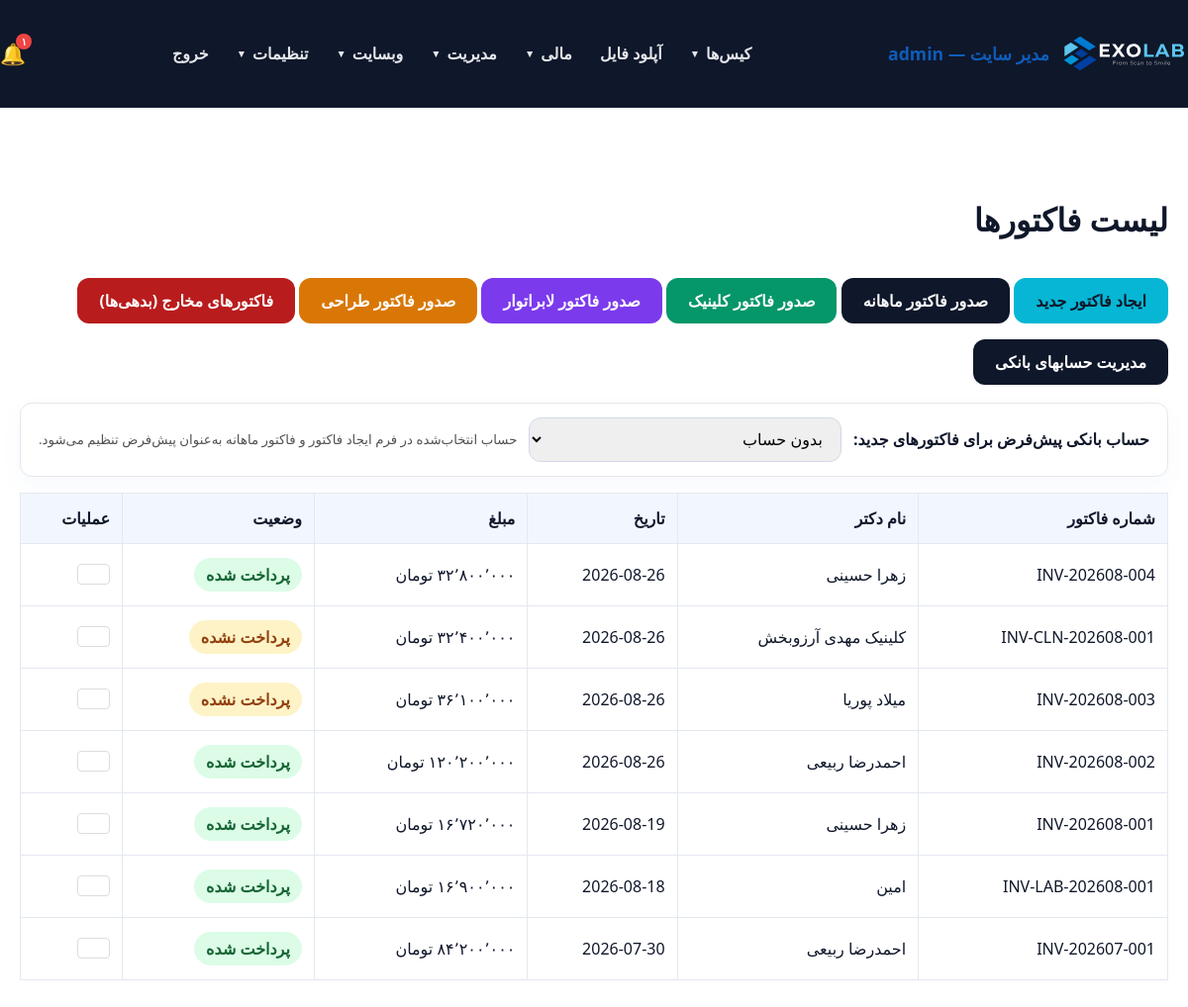
The app's page /panel/invoices.php (signed in) with its own data.
### tables this page shows
CREATE TABLE `users` (
  `id` int(11) NOT NULL AUTO_INCREMENT,
  `username` varchar(100) NOT NULL,
  `password_hash` varchar(255) NOT NULL,
  `full_name` varchar(255) NOT NULL,
  `email` varchar(255) DEFAULT NULL,
  `phone` varchar(20) DEFAULT NULL,
  `role` enum('admin','doctor','staff','secretary','designer','technician','operator','powder','courier','finance','outsource_lab','customer_lab','partner_lab','clinic','branch_admin') NOT NULL DEFAULT 'staff',
  `branch_id` int(11) DEFAULT NULL,
  `clinic_id` int(11) DEFAULT NULL,
  `lab_id` int(11) DEFAULT NULL,
  `is_designer` tinyint(1) NOT NULL DEFAULT 0,
  `is_default_designer` tinyint(1) NOT NULL DEFAULT 0,
  `active` tinyint(1) DEFAULT 1,
  `last_login` datetime DEFAULT NULL,
  `created_at` datetime DEFAULT current_timestamp(),
  `updated_at` datetime DEFAULT current_timestamp() ON UPDATE current_timestamp(),
  `notes` text DEFAULT NULL,
  PRIMARY KEY (`id`),
  UNIQUE KEY `username` (`username`),
  KEY `idx_users_clinic_id` (`clinic_id`),
  KEY `idx_users_is_designer` (`is_designer`),
  CONSTRAINT `fk_users_clinic` FOREIGN KEY (`clinic_id`) REFERENCES `users` (`id`) ON DELETE SET NULL ON UPDATE CASCADE
);

CREATE TABLE `doctor_invoices` (
  `id` int(11) NOT NULL AUTO_INCREMENT,
  `branch_id` int(11) DEFAULT NULL,
  `invoice_number` varchar(50) NOT NULL,
  `doctor_id` int(11) DEFAULT NULL,
  `doctor_name` varchar(255) NOT NULL,
  `doctor_phone` varchar(20) DEFAULT NULL,
  `doctor_email` varchar(120) DEFAULT NULL,
  `total_amount` decimal(15,2) DEFAULT NULL,
  `payment_status` varchar(20) DEFAULT 'unpaid',
  `invoice_date` date DEFAULT NULL,
  `due_date` date DEFAULT NULL,
  `notes` text DEFAULT NULL,
  `bank_account_id` int(11) DEFAULT NULL,
  `created_at` datetime DEFAULT current_timestamp(),
  `updated_at` datetime DEFAULT current_timestamp() ON UPDATE current_timestamp(),
  PRIMARY KEY (`id`),
  UNIQUE KEY `invoice_number` (`invoice_number`),
  KEY `fk_invoices_user` (`doctor_id`),
  KEY `fk_invoice_bank_account` (`bank_account_id`),
  CONSTRAINT `fk_invoices_user` FOREIGN KEY (`doctor_id`) REFERENCES `users` (`id`) ON UPDATE CASCADE
);

### panel/db.php (called while the page is built, shortened)
<?php
function db() {
    static $pdo = null;
    if ($pdo === null) {
        $pdo = Connection::getInstance();
    }
    return $pdo;
}
function getUnreadNotificationCount(int $userId): int {
    $stmt = db()->prepare('SELECT COUNT(*) FROM notifications WHERE user_id = ? AND is_read = 0');
    $stmt->execute([$userId]);
    return (int) $stmt->fetchColumn();
}

### includes/helpers.php (called while the page is built, shortened)
<?php
require_once __DIR__ . '/icons.php';
function toPersianDigits($input) {
    $numbers = ['0','1','2','3','4','5','6','7','8','9'];
    $persian = ['۰','۱','۲','۳','۴','۵','۶','۷','۸','۹'];
    return str_replace($numbers, $persian, $input);
}
function formatAmountToman($value) {
    $clean = preg_replace('/[^\d\.\-]/', '', (string) $value);
    $formatted = number_format((float) round($clean), 0, '.', ',');
    $formatted = str_replace(',', '٬', $formatted);
    return toPersianDigits($formatted) . ' تومان';
}

### panel/invoices.php (the view, shortened to what this page needs)
<?php
require_once __DIR__ . '/auth.php';
require_login();
$user = current_user();
$isAdmin = is_admin();
$isDoctor = ($user['role'] === 'doctor');
$isDesigner = ($user['role'] === 'designer');
$isLab = in_array($user['role'] ?? '', ['outsource_lab', 'partner_lab', 'customer_lab', 'lab'], true);
$isOwnView = $isDoctor || $isDesigner || $isLab;
$doctorId = $isDoctor ? $user['id'] : null;
if ($isDesigner || $isLab) {
    if (!has_permission('view_own_invoices') && !has_permission('view_invoices') && !is_admin()) {
        http_response_code(403);
        die('دسترسی غیرمجاز');
    }
    $invoices = $isDesigner
        ? getInvoicesForDesigner((int) $user['id'])
        : getInvoicesForLab((int) $user['id']);
} else {
    $invBranchFilter = '';
    $invBranchParams = [];
    if ($isDoctor) {
        $invoices = getInvoicesForDoctor($doctorId);
    } else {
        $stmt = db()->prepare(
            "SELECT i.*, COALESCE(u.full_name, i.doctor_name) AS doctor_name
             FROM doctor_invoices i
             LEFT JOIN users u ON i.doctor_id = u.id
             WHERE 1=1{$invBranchFilter}
             ORDER BY i.invoice_date DESC, i.id DESC"
        );
        $stmt->execute($invBranchParams);
        $invoices = $stmt->fetchAll();
    }
}
$pdfFile = $isDesigner ? 'designer_invoice_pdf.php' : ($isLab ? 'outsource_invoice_pdf.php' : 'invoice_pdf.php');
panel_layout_start($isOwnView ? 'فاکتورهای من' : 'لیست فاکتورها');
?>
<?php if ($isAdmin): ?>
<div style="margin-bottom: 18px; display: flex; gap: 10px; flex-wrap: wrap; justify-content: space-between; align-items: center;">
    <div>
        <a class="btn" href="invoice_form.php">ایجاد فاکتور جدید</a>
        <a class="btn" href="generate_invoice.php" style="background: #0F172A; color: #fff;">صدور فاکتور ماهانه</a>
        <a class="btn" href="generate_clinic_invoice.php" style="background: #059669; color: #fff;">صدور فاکتور کلینیک</a>
        <a class="btn" href="generate_lab_invoice.php" style="background: #7c3aed; color: #fff;">صدور فاکتور لابراتوار</a>
        <a class="btn" href="designer_invoices.php" style="background: #d97706; color: #fff;">صدور فاکتور طراحی</a>
        <a class="btn" href="expenses.php" style="background: #b91c1c; color: #fff;">فاکتورهای مخارج (بدهی‌ها)</a>
        <a class="btn" href="bank_accounts.php" style="background: #0F172A; color: #fff;">مدیریت حسابهای بانکی</a>
    </div>
</div>
<?php endif; ?>
<?php if ($isAdmin): ?>
<div class="form-card" style="margin-bottom: 16px; padding: 14px 18px; display: flex; align-items: center; gap: 12px; flex-wrap: wrap;">
    <strong>حساب بانکی پیش‌فرض برای فاکتورهای جدید:</strong>
    <select id="default-bank-account" style="width: auto; flex: 1; min-width: 200px;" onchange="setDefaultBankAccount(this.value)">
        <option value="">بدون حساب</option>
    </select>
    <small style="color: #525252;">حساب انتخاب‌شده در فرم ایجاد فاکتور و فاکتور ماهانه به‌عنوان پیش‌فرض تنظیم می‌شود.</small>
</div>
<?php endif; ?>
<table class="datatable display" data-order="<?= $isAdmin ? 2 : 1 ?>">
    <thead>
    <tr>
        <th>شماره فاکتور</th>
        <?php if ($isAdmin): ?><th>نام دکتر</th><?php endif; ?>
        <th>تاریخ</th>
        <th>مبلغ</th>
        <th>وضعیت</th>
        <th>عملیات</th>
    </tr>
    </thead>
    <tbody>
    <?php foreach ($invoices as $invoice): ?>
        <tr>
            <td><?= htmlspecialchars($invoice['invoice_number']) ?></td>
            <?php if ($isAdmin): ?><td><?= htmlspecialchars($invoice['doctor_name']) ?></td><?php endif; ?>
            <td data-sort="<?= htmlspecialchars($invoice['invoice_date']) ?>"><?= toJalaliDateFormatted($invoice['invoice_date']) ?></td>
            <td data-sort="<?= (float)$invoice['total_amount'] ?>"><?= formatAmountToman($invoice['total_amount']) ?></td>
            <td><span class="badge" style="background: <?= $invoice['payment_status'] === 'paid' ? '#dcfce7' : '#fef3c7' ?>; color: <?= $invoice['payment_status'] === 'paid' ? '#166534' : '#92400e' ?>;">
                <?= $invoice['payment_status'] === 'paid' ? 'پرداخت شده' : 'پرداخت نشده' ?>
            </span></td>
            <td class="actions">
                <?php if ($isAdmin):
                    $pdfLink = '<a class="action-icon" href="invoice_pdf.php?id=' . $invoice['id'] . '" target="_blank">' . svg_icon('pdf', 'icon-sm') . '</a>';
                    echo action_dropdown(null, 'invoice_form.php?id=' . $invoice['id'], 'delete_invoice.php', $invoice['id'], $pdfLink);
                else: ?>
                    <a class="btn" href="<?= $pdfFile ?>?id=<?= $invoice['id'] ?>" target="_blank">PDF</a>
                <?php endif; ?>
            </td>
        </tr>
    <?php endforeach; ?>
    </tbody>
</table>
<?php panel_layout_end(); ?>

### panel/auth.php (shortened to what this page needs)
<?php
require_once __DIR__ . '/db.php';
require_once __DIR__ . '/../includes/helpers.php';
function current_user() {
    static $user = null;
    if ($user !== null) return $user;
    $stmt = db()->prepare('SELECT * FROM users WHERE id = ? AND active = 1 LIMIT 1');
    $stmt->execute([(int)$_SESSION[USER_SESSION_KEY]]);
    $user = $stmt->fetch();
    return $user;
}
function is_logged_in() {
    return current_user() !== null;
}
function is_admin(): bool {
    $user = current_user();
    return $user['role'] === 'admin' || $user['role'] === 'branch_admin';
}
function is_root_admin(): bool {
    $user = current_user();
    return $user && $user['role'] === 'admin';
}
function is_branch_scoped(): bool {
    $user = current_user();
    if ($user['role'] === 'admin') return false;
    return !empty($user['branch_id']);
}
function has_permission($permission) {
    $user = current_user();
    $perms = $GLOBALS['role_permissions'][$user['role']] ?? [];
    return in_array('*', $perms) || in_array($permission, $perms);
}
function require_login() {
    if (!is_logged_in()) {
        $target = getLoginRedirectUrl();
        if ($target !== '') {
            $_SESSION['login_redirect'] = $target;
        }
        header('Location: login.php');
        exit;
    }
}
function panel_layout_start($title = 'پنل مدیریت') {
    $user = current_user();
    ?>
    <!DOCTYPE html>
    <html lang="fa" dir="rtl">
    <head>
        <link rel="stylesheet" href="../assets/css/style.css">
        <link rel="stylesheet" href="../assets/css/datatables.min.css">
    </head>
    <body>
    <header class="site-header">
        <div class="container" style="justify-content: space-between;">
            <a class="brand" href="dashboard.php">
                <img src="../assets/icons/EXOLAB_LOGO_HORIZENTAL.svg" alt="EXOLAB" class="site-logo">
                <span><?= $user ? htmlspecialchars($user['full_name']) . ' — ' . $user['role'] : 'پنل' ?></span>
            </a>
            <nav class="site-nav" id="siteNav">
                <?php
                $navCanCases  = has_permission('view_all_cases') || has_permission('view_own_cases') || has_permission('view_assigned_cases') || has_permission('view_clinic_cases') || has_role('designer');
                $navCanUpload = $user && in_array($user['role'] ?? '', ['doctor', 'designer', 'admin', 'clinic', 'lab', 'outsource_lab', 'customer_lab', 'partner_lab'], true);
                $navCanInv    = has_permission('view_invoices') || has_permission('view_clinic_invoices') || has_permission('view_own_invoices') || is_admin();
                $navCanPay    = has_permission('view_own_payments') || has_permission('view_clinic_payments') || has_permission('view_payments') || is_admin();
                $navIsAdmin   = is_admin();
                $navIsRoot    = is_root_admin();
                ?>
                <?php if ($navCanCases): ?>
                    <div class="nav-group">
                        <button type="button" class="nav-group-toggle" onclick="toggleNavGroup(this)">کیس‌ها <span class="caret">▼</span></button>
                    </div>
                <?php endif; ?>
                <?php if ($navCanUpload): ?>
                    <a class="nav-link" href="uploads.php">آپلود فایل</a>
                <?php endif; ?>
                <?php if ($navCanInv || $navCanPay || $navIsAdmin): ?>
                    <div class="nav-group">
                        <button type="button" class="nav-group-toggle" onclick="toggleNavGroup(this)">مالی <span class="caret">▼</span></button>
                    </div>
                <?php endif; ?>
                <?php if ($navIsAdmin): ?>
                    <div class="nav-group">
                        <button type="button" class="nav-group-toggle" onclick="toggleNavGroup(this)">مدیریت <span class="caret">▼</span></button>
                    </div>
                    <div class="nav-group">
                        <button type="button" class="nav-group-toggle" onclick="toggleNavGroup(this)">وبسایت <span class="caret">▼</span></button>
                    </div>
                <?php endif; ?>
                <?php if ($navIsRoot || $user): ?>
                    <div class="nav-group">
                        <button type="button" class="nav-group-toggle" onclick="toggleNavGroup(this)">تنظیمات <span class="caret">▼</span></button>
                    </div>
                <?php endif; ?>
                <a class="nav-link" href="logout.php">خروج</a>
            </nav>
            <?php if ($user): $notifCount = getUnreadNotificationCount($user['id']); ?>
                <a href="notifications.php" class="notif-bell" style="position:relative; color:#fff; text-decoration:none; font-size:1.3rem; margin-right:10px;">
                    🔔
                    <?php if ($notifCount > 0): ?>
                        <span style="position:absolute; top:-6px; right:-6px; background:#ef4444; color:#fff; font-size:0.65rem; padding:1px 5px; border-radius:50%; font-weight:bold;"><?= toPersianDigits($notifCount > 99 ? '99+' : $notifCount) ?></span>
                    <?php endif; ?>
                </a>
            <?php endif; ?>
        </div>
    </header>
    <main class="section">
        <div class="container">
            <h2><?= htmlspecialchars($title) ?></h2>
    <?php
}
function panel_layout_end() {
    ?>
        </div>
    </main>
    </body>
    </html>
    <?php
}

### assets/css/style.css (style rules this page uses)
body { margin: 0; font-family: 'Segoe UI', Tahoma, Geneva, Verdana, sans-serif; background: #FFFFFF; color: #0F172A; direction: rtl; text-align: right; }
a { color: #0f5cba; text-decoration: none; }
.container { max-width: 1480px; margin: 0 auto; padding: 0 20px; }
.site-header { background: #0F172A; color: #ffffff; position: sticky; top: 0; z-index: 10; border-bottom: 1px solid rgba(255, 255, 255, 0.06); }
.site-header .container { display: flex; align-items: center; justify-content: space-between; flex-wrap: wrap; gap: 12px; padding: 18px 0; }
.brand { display: flex; align-items: center; gap: 12px; font-size: 1.1rem; font-weight: 700; }
.site-logo { height: 72px; display: inline-block; }
.site-nav { display: flex; align-items: center; gap: 4px; flex-wrap: wrap; }
.site-nav a, .nav-group-toggle { color: #E5E7EB; font-weight: 600; }
.nav-link { padding: 9px 12px; border-radius: 8px; text-decoration: none; transition: background .15s; }
.nav-group { position: relative; }
.nav-group-toggle { background: transparent; border: none; padding: 9px 12px; border-radius: 8px; cursor: pointer; font-size: 1rem; display: inline-flex; align-items: center; gap: 6px; font-family: inherit; }
.nav-group-toggle .caret { font-size: 0.65rem; transition: transform .2s; }
.btn { display: inline-block; background: #06B6D4; color: #0F172A; padding: 12px 22px; border-radius: 12px; margin-top: 16px; font-weight: 700; text-decoration: none; }
.section { padding: 64px 0; }
.section h2 { margin-bottom: 22px; font-size: 2rem; }
.card, .price-card, .form-card, .placeholder, .empty { background: #fff; border: 1px solid #E5E7EB; padding: 22px; border-radius: 12px; box-shadow: 0 8px 24px rgba(15, 92, 186, 0.04); }
input, textarea, select { width: 100%; padding: 12px 14px; border: 1px solid #d2d8e7; border-radius: 12px; font-size: 1rem; box-sizing: border-box; }
button { background: #0f5cba; color: #fff; border: none; border-radius: 12px; padding: 13px 20px; font-weight: 700; cursor: pointer; }
table { width: 100%; border-collapse: collapse; background: #fff; }
th, td { padding: 14px 12px; border: 1px solid #e4e8f0; }
th { background: #f2f6ff; text-align: right; }
.badge { display: inline-block; padding: 6px 12px; border-radius: 999px; background: #e9f3ff; color: #0f5cba; font-weight: 700; }

### records on screen
users: full_name "مدیر سایت", role "admin"
doctor_invoices: invoice_number "INV-202608-004", doctor_name "زهرا حسینی", invoice_date "2026-08-26", total_amount "۳۲٬۸۰۰٬۰۰۰ تومان", payment_status "پرداخت شده"
doctor_invoices: invoice_number "INV-CLN-202608-001", doctor_name "کلینیک مهدی آرزوبخش", invoice_date "2026-08-26", total_amount "۳۲٬۴۰۰٬۰۰۰ تومان", payment_status "پرداخت نشده"
doctor_invoices: invoice_number "INV-202608-003", doctor_name "میلاد پوریا", invoice_date "2026-08-26", total_amount "۳۶٬۱۰۰٬۰۰۰ تومان", payment_status "پرداخت نشده"
doctor_invoices: invoice_number "INV-202608-002", doctor_name "احمدرضا ربیعی", invoice_date "2026-08-26", total_amount "۱۲۰٬۲۰۰٬۰۰۰ تومان", payment_status "پرداخت شده"
doctor_invoices: invoice_number "INV-202608-001", doctor_name "زهرا حسینی", invoice_date "2026-08-19", total_amount "۱۶٬۷۲۰٬۰۰۰ تومان", payment_status "پرداخت شده"
doctor_invoices: invoice_number "INV-LAB-202608-001", doctor_name "امین", invoice_date "2026-08-18", total_amount "۱۶٬۹۰۰٬۰۰۰ تومان", payment_status "پرداخت شده"
doctor_invoices: invoice_number "INV-202607-001", doctor_name "احمدرضا ربیعی", invoice_date "2026-07-30", total_amount "۸۴٬۲۰۰٬۰۰۰ تومان", payment_status "پرداخت شده"

### other values on screen
toPersianDigits($notifCount > 99 ? '99+' : $notifCount) "۱"
$title "لیست فاکتورها"
